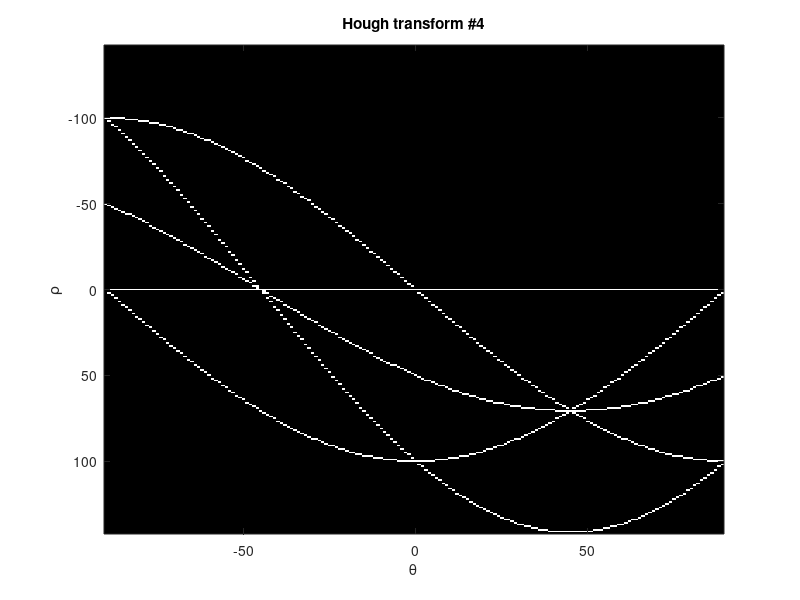

MATLAB code for this plot: (Note: this script raises an error after producing the figure.)


%% part 1 - hough lines 

f=zeros(101,101);
f(1,1)=1;
H=hough(f);
imshow(H,[])
f(101,1)=1;
H=hough(f);
imshow(H,[])
f(1,101)=1;
H=hough(f);
imshow(H,[])
f(101,101)=1;
H=hough(f);
imshow(H,[])
f(51,51)=1;




[H,T,R] = hough(f);
imshow(H,'XData',T,'YData',R,...
      'InitialMagnification','fit');
title('Hough transform #4');
xlabel('\theta'), ylabel('\rho');
axis on, axis normal, hold on;


%% part 2 

close all;

% (b) 
% create a square
f=ones(201,201);

% padding it with zeroes
fb =  padarray(f,[100,100],'both');
f_binary = imbinarize(fb);  % binarize the image
fig_21 = figure(21);
imshow(f_binary,[])
title('binary image of a square');


% (c)

% using the Carry edge detector to generate image of edges
BW = edge(f_binary);
fig_22 = figure(22);
imshow(BW,[])
title('Edges of a binary square');


% (d) 

% finding the hough transform

[H,T,R] = hough(BW,'RhoResolution',0.5,'ThetaResolution',0.1);
fig23 = figure(23);
imshow(H,[],'InitialMagnification','fit');
title('Original Hough transform of a square'); 
xlabel('\theta'), ylabel('\rho');
axis on, axis normal, hold on;


fig24 = figure(24);
imshow(imadjust(rescale(H)),'XData',T,'YData',R,...
      'InitialMagnification','fit');
title('Rescaled & adjusted Hough transform of a square');
xlabel('\theta'), ylabel('\rho');
axis on, axis normal, hold on;


% (f)

% finding the peaks
peaks = houghpeaks(H,10); % setting maximum amount of peaks to 10

theta_values = T(peaks(:,2));
rho_values = R(peaks(:,1));

fprintf('the pairs of the peaks in the square are the following:\n\n');
for i=1:length(theta_values) 
    fprintf('\ttheta : %2.0f   rho: %2.0f\n', theta_values(i), rho_values(i));    
end

% (g)

% reproducing the lines on the image itself using a dedicated function
fig25 = figure(25);
imshow(fb);
hold on;
draw_hough_lines(fb,theta_values,rho_values,'green');
title('Original image with Hough lines (n=4)');






%% part 3


% (g) 

building = imread('building.jpg');
% 1. plot the image to see what we have
fig31 = figure(31);
imshow(building,[]);
% we see that it is grayscale already.
% 2. use the canny edge detector to detect edges. The following parameters
% showed quiet good results.

building_edges = edge(building,'Canny',[0.05 0.1]);
fig32 = figure(32);
imshow(building_edges,[]);

% 3. Finding the Hough transform of the image 
[H,T,R] = hough(building_edges,'RhoResolution',0.5,'ThetaResolution',0.1);
fig33 = figure(33);
imshow(imadjust(rescale(H)),'XData',T,'YData',R,...
      'InitialMagnification','fit');
title('Rescaled & adjusted Hough transform of a building');
xlabel('\theta'), ylabel('\rho');
axis on, axis normal, hold on;

% 4. Finding the peaks of the Hough map
peaks = houghpeaks(H,100,'threshold',30); 
theta_values = T(peaks(:,2));
rho_values = R(peaks(:,1));

fprintf('\nDetected %2.0f peaks (lines) in the image \n\n', length(theta_values));

fig34 = figure(34);
imshow(building);
hold on;
draw_hough_lines(building,theta_values,rho_values,'blue');
title('Original image with Hough lines (n=100)');









